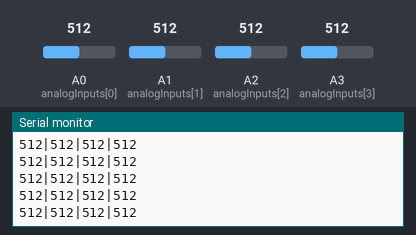
This sketch was run on a simulated Arduino Leonardo, built with avr-gcc and run on an emulated ATmega32U4. Parts: the last lines printed to the serial monitor. The inputs (shaded band) are chosen by the test bench; at power-on: A0 (analogInputs[0]) = 512, A1 (analogInputs[1]) = 512, A2 (analogInputs[2]) = 512, A3 (analogInputs[3]) = 512. USB keyboard and mouse output is not drawn.

Above: at 1.2 s.
1.3 s: A0 (analogInputs[0]) set to 716
At 2.4 s:
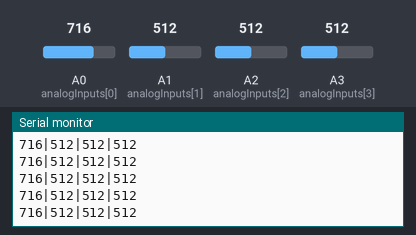
2.8 s: A1 (analogInputs[1]) set to 716
At 3.7 s:
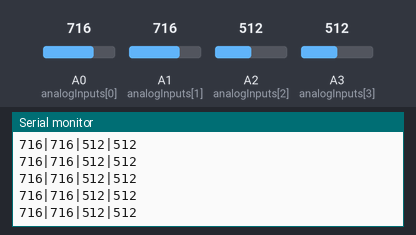
4.3 s: A2 (analogInputs[2]) set to 716
At 5.0 s:
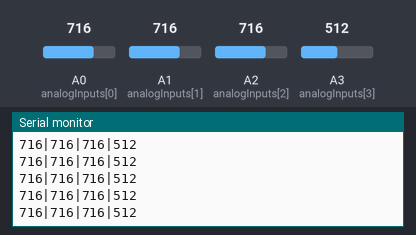
5.8 s: A3 (analogInputs[3]) set to 716
At 6.6 s:
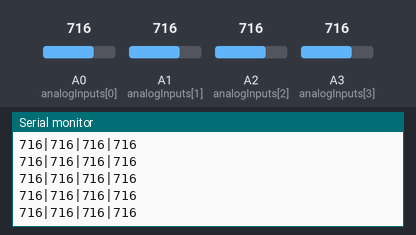
11.9 s: A0 (analogInputs[0]) set to 992
At 12.7 s:
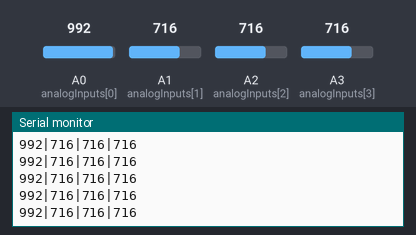
Timing chart, 0 to 14.4 s (numbered marks = the images above; inputs shaded):
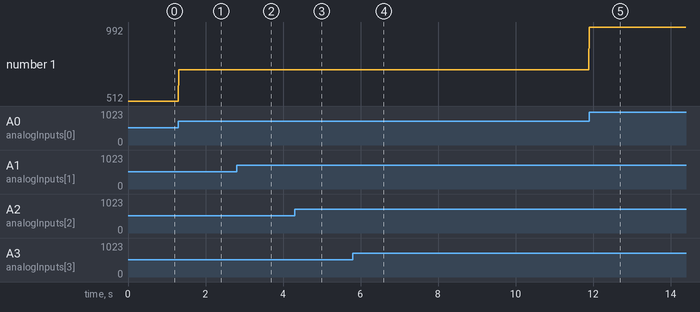

Measured:
- after the input at 1.3 s, the serial monitor: prints a new line at once (image 1)
- after the input at 2.8 s, the serial monitor: prints a new line at once (image 2)
- after the input at 4.3 s, the serial monitor: prints a new line at once (image 3)
- after the input at 5.8 s, the serial monitor: prints a new line at once (image 4)
- after the input at 11.9 s, the serial monitor: prints a new line at once (image 5)
- plotted number 1: 512 → 716 after the input at 1.3 s, 716 → 992 after the input at 11.9 s

The sketch:

VolumeButtonSliders.ino
```cpp
#include <Keyboard.h>
#include <Key.h>
#include <Keypad.h>

const int NUM_SLIDERS = 4;
const int analogInputs[NUM_SLIDERS] = {A0, A1, A2, A3};
int analogSliderVals[NUM_SLIDERS];

const char ctrlKey = KEY_LEFT_CTRL;
const char altKey = KEY_LEFT_ALT;

const byte ROWS = 3;
const byte COLS = 4;

char keys[ROWS][COLS] = {
  {'[', '7', '8', '9'},
  {']', '4', '5', '6'},
  {'0', '1', '2', '3'}
};

byte rowPins[ROWS] = {8, 7, 6};
byte columnPins[COLS] = {5, 4, 3, 2};

Keypad kpd = Keypad(makeKeymap(keys), rowPins, columnPins, ROWS, COLS);

void setup()
{
  for(int i = 0; i < NUM_SLIDERS; i++)
  {
    pinMode(analogInputs[i], INPUT);
  }
  Serial.begin(9600);
  kpd.setHoldTime(500);
  Keyboard.begin();
}

void loop()
{
  updateSliderValues();
  sendSliderValues();
  delay(10);
  char key = kpd.getKey();
  // Note: Ctrl + Alt + Key you pressed
  // It's the windows default launch shortcut
  if (key != NO_KEY)
  {
    Keyboard.press(ctrlKey);
    Keyboard.press(altKey);
    Keyboard.print(key);
    Keyboard.releaseAll();
  }
}

void updateSliderValues()
{
  for(int i = 0; i < NUM_SLIDERS; i++)
  {
    analogSliderVals[i] = analogRead(analogInputs[i]);
  }
}

void sendSliderValues()
{
  String builtString = String("");

  for(int i = 0; i < NUM_SLIDERS; i++)
  {
    builtString += String((int)analogSliderVals[i]);

    if(i < NUM_SLIDERS - 1)
    {
      builtString += String("|");
    }
  }

  Serial.println(builtString);
}

void printSliderValues()
{
  for (int i = 0; i < NUM_SLIDERS; i++)
  {
    String printedString = String("Slider #") + String(i + 1) + String(": ") + String(analogSliderVals[i]) + String(" mV");
    Serial.write(printedString.c_str());

    if (i < NUM_SLIDERS - 1)
    {
      Serial.write(" | ");
    }
    else
    {
      Serial.write("\n");
    }
  }
}
```
